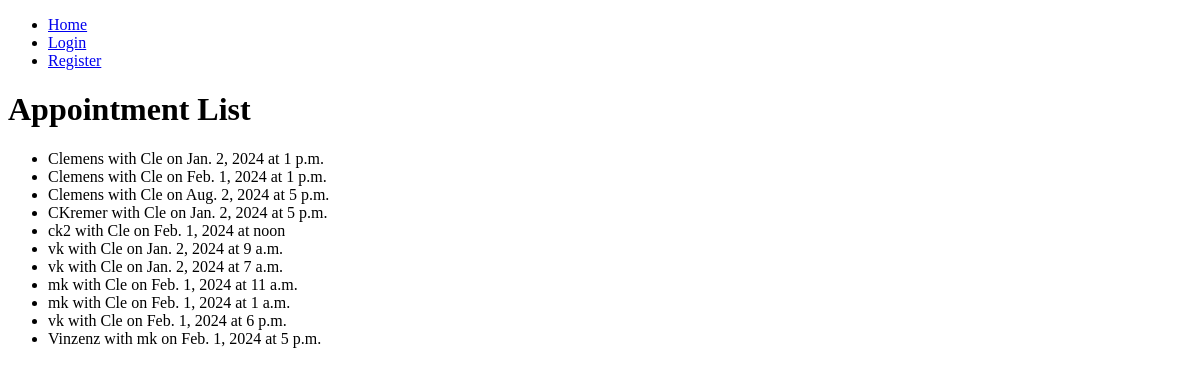
Page /bookings/appointments/ on the earlier database version.
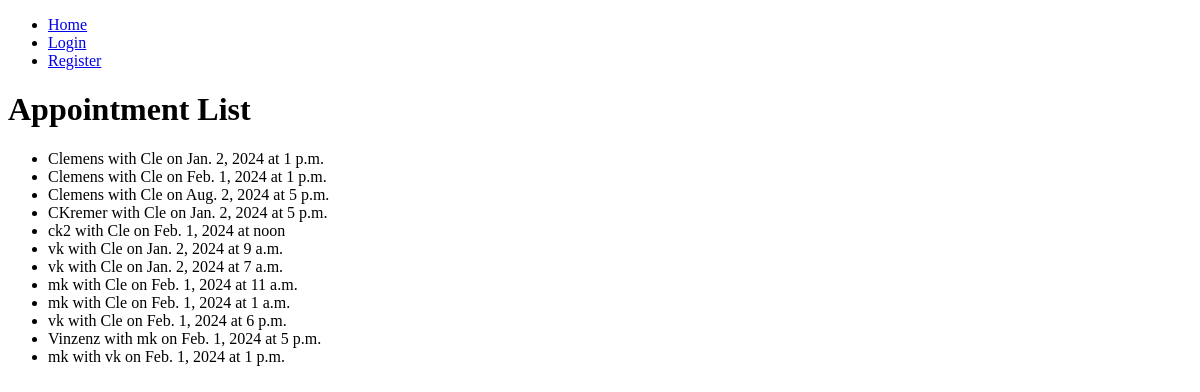
Same page on the later database version.
### bookings/models.py (models this page shows, shortened)
class Appointment(models.Model):
    patient = models.ForeignKey(Patient, on_delete=models.CASCADE)
    doctor = models.ForeignKey(Doctor, on_delete=models.CASCADE)
    date = models.DateField()
    time = models.TimeField()
    reason = models.TextField()
    approved = models.BooleanField(default=False)

class Patient(models.Model):
    SEX_CHOICES = [
        ('M', 'Male'),
        ('F', 'Female'),
        ('O', 'Other'),
    ]
    user = models.OneToOneField(User, on_delete=models.CASCADE)
    phone = models.CharField(max_length=15)
    address = models.CharField(max_length=255)
    sex = models.CharField(max_length=1, choices=SEX_CHOICES)

class Doctor(models.Model):
    user = models.OneToOneField(User, on_delete=models.CASCADE)
    specialty = models.CharField(max_length=100)

### bookings/views.py (the view)
# urls.py: path('appointments/', views.appointment_list, name='appointment_list'),
def appointment_list(request):
    appointments = Appointment.objects.all()
    return render(request, 'bookings/appointment_list.html', {'appointments': appointments})

### bookings/templates/bookings/appointment_list.html (shortened to what this page needs)
<!DOCTYPE html>
<html>
<head>
</head>
<body>
    <header>
        <nav>
            <ul>
                <li><a href="{% url 'index' %}">Home</a></li>
                {% if user.is_authenticated %}
                    <li><a href="{% url 'logout' %}">Logout</a></li>
                    <li><a href="{% url 'book_appointment' %}">Book Appointment</a></li>
                    <li><a href="{% url 'patient_detail' %}">Patient Profile</a></li>
                {% else %}
                    <li><a href="{% url 'login' %}">Login</a></li>
                    <li><a href="{% url 'register_patient' %}">Register</a></li>
                {% endif %}
            </ul>
        </nav>
    </header>
    <h1>Appointment List</h1>
    <ul>
        {% for appointment in appointments %}
            <li>{{ appointment.patient.user.username }} with {{ appointment.doctor.user.username }} on {{ appointment.date }} at {{ appointment.time }}</li>
        {% endfor %}
    </ul>
</body>
</html>

Differences in the rows shown:
added Appointment: patient.user.username "mk", doctor.user.username "vk", date "Feb. 1, 2024", time "1 p.m."
